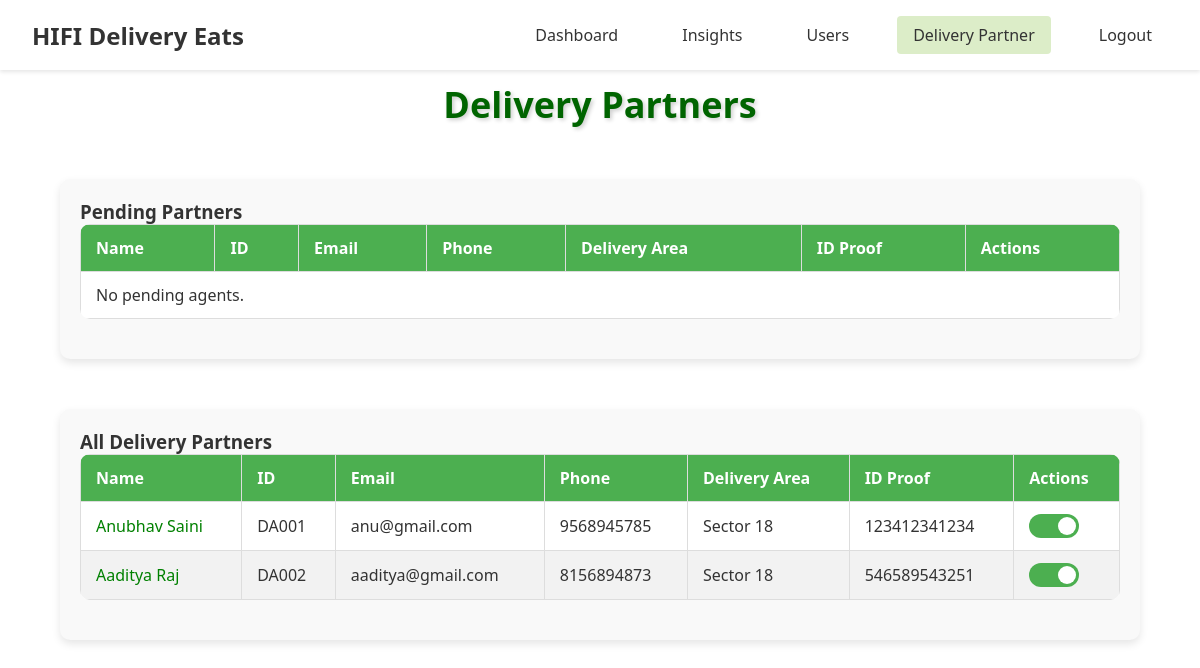
The app's page /admin/delivery_partner (signed in), older data.
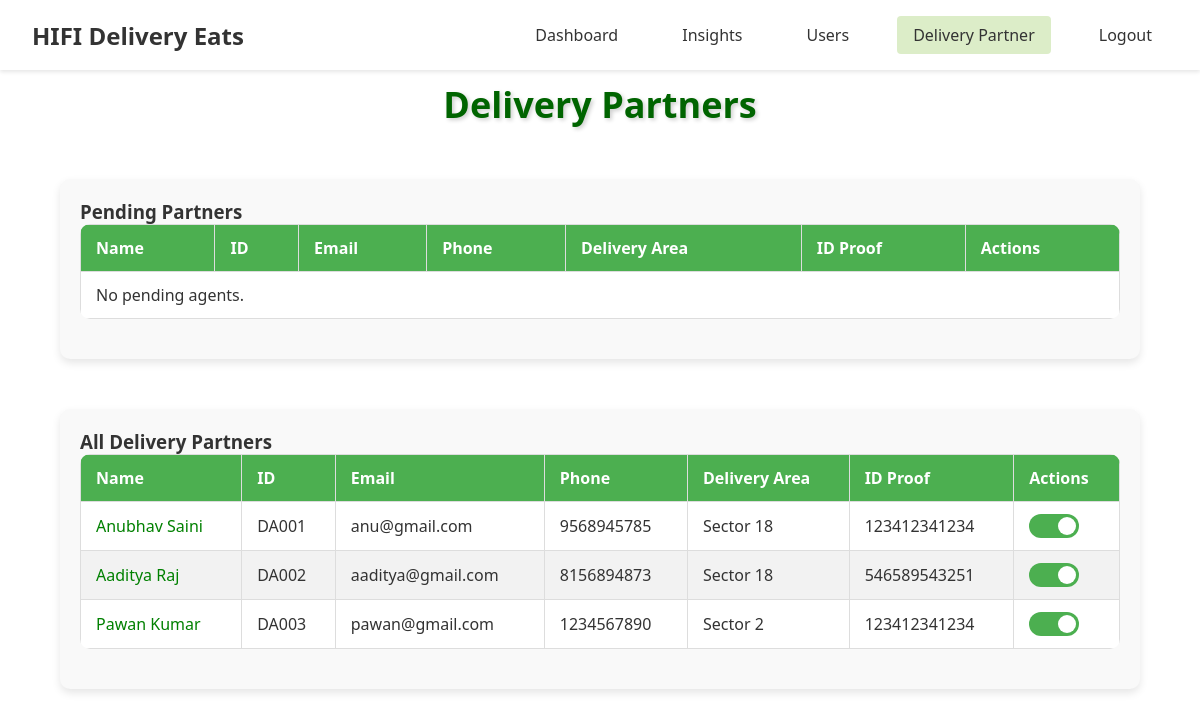
The same page, newer data.
### models.py (models this page shows, shortened)
class BaseModel(db.Model):
    __abstract__ = True
    PREFIX = None  # each child model must set this

class DeliveryAgent(UserMixin, BaseModel):
    __tablename__ = 'delivery_agent'
    PREFIX = 'DA'
    delivery_agent_id = db.Column(db.String(10), primary_key=True)
    username = db.Column(db.String(100))
    email = db.Column(db.String(100), unique=True)
    phone = db.Column(db.Integer, unique=True, nullable=False)
    password = db.Column(db.String(100), nullable=False)
    image = db.Column(db.String(255), nullable=True, server_default='')
    bio = db.Column(db.Text, nullable=True, server_default='')
    delivery_area = db.Column(db.String(100), nullable=False)
    available_slots = db.Column(db.Boolean, nullable=False, default=True)
    id_proof = db.Column(db.String(12), nullable=False, server_default='')
    is_approved = db.Column(db.Boolean, nullable=False, server_default='0')
    is_active = db.Column(db.Boolean, nullable=False, server_default='1')
    earnings = db.relationship("Earnings", back_populates="delivery_agent")
    delivery_feedbacks = db.relationship("DeliveryFeedback", back_populates="delivery_agent")
    deliveries = db.relationship("Order", back_populates="delivery_agent", foreign_keys="Order.delivery_agent_id")

### routes/admin_routes.py (the view)
    @app.route('/admin/delivery_partner')
    @login_required
    def delivery_partner():
        pending_agents = DeliveryAgent.query.filter_by(is_approved=False).all()
        accepted_agents = DeliveryAgent.query.filter_by(is_approved=True).all()
        return render_template(
            'admin/delivery_partner.html',
            pending_agents=pending_agents,
            accepted_agents=accepted_agents
        )

### templates/admin/delivery_partner.html (shortened to what this page needs)
{% extends 'admin/index.html' %}
{% block css %}
  <link
    rel="stylesheet"
    href="{{ url_for('static', filename='css/admin/delivery_partner.css') }}"
  />
{% endblock css %}
{% block content %}
<h2>Delivery Partners</h2>
<div class="table-container">
  <h3>Pending Partners</h3>
  <table>
    <thead>
      <tr>
        <th>Name</th>
        <th>ID</th>
        <th>Email</th>
        <th>Phone</th>
        <th>Delivery Area</th>
        <th>ID Proof</th>
        <th>Actions</th>
      </tr>
    </thead>
    <tbody id="userList">
      {% for agent in pending_agents %}
      <tr id="user-{{ agent.delivery_agent_id }}">
        <td>{{ agent.username }}</td>
        <td>{{ agent.delivery_agent_id }}</td>
        <td>{{ agent.email }}</td>
        <td>{{ agent.phone }}</td>
        <td>{{ agent.delivery_area }}</td>
        <td>{{ agent.id_proof }}</td>
        <td>
          <button class="accept" onclick="handleAccept('{{ agent.delivery_agent_id }}')">
            Accept
          </button>
          <button class="reject" onclick="handleReject('{{ agent.delivery_agent_id }}')">
            Reject
          </button>
        </td>
      </tr>
      {% else %}
      <tr>
        <td colspan="7">No pending agents.</td>
      </tr>
      {% endfor %}
    </tbody>
  </table>
</div>
<div class="table-container">
  <h3>All Delivery Partners</h3>
  <table>
    <thead>
      <tr>
        <th>Name</th>
        <th>ID</th>
        <th>Email</th>
        <th>Phone</th>
        <th>Delivery Area</th>
        <th>ID Proof</th>
        <th>Actions</th>
      </tr>
    </thead>
    <tbody id="acceptedAgentsList">
      {% for agent in accepted_agents %}
      <tr id="user-{{ agent.delivery_agent_id }}">
        <td style="color: {% if not agent.is_active %}red{% else %}green{% endif %};">
          {{ agent.username }}
        </td>
        <td>{{ agent.delivery_agent_id }}</td>
        <td>{{ agent.email }}</td>
        <td>{{ agent.phone }}</td>
        <td>{{ agent.delivery_area }}</td>
        <td>{{ agent.id_proof }}</td>
        <td>
          <label class="switch">
            <span class="slider"></span>
          </label>
        </td>
      </tr>
      {% else %}
      <tr>
        <td colspan="7">No accepted agents.</td>
      </tr>
      {% endfor %}
    </tbody>
  </table>
</div>
{% endblock content %}

### templates/admin/index.html (shortened to what this page needs)
<!DOCTYPE html>
<html lang="en">
<head>
  <link rel="stylesheet" href="{{ url_for('static', filename='css/admin/admin.css') }}">
  {% block css %}
  {% endblock css %}
</head>
<body>
  <header class="header">
    <div class="logo">HIFI Delivery Eats</div>
    <nav class="nav-menu">
      <a href="{{ url_for('admin') }}" class="{% if request.endpoint == 'admin' %}active{% endif %}">Dashboard</a>
      <a href="{{url_for('insights') }}" class="{% if request.endpoint == 'orders' %}active{% endif %}">Insights</a>
      <a href="#" class="{% if request.endpoint == 'users' %}active{% endif %}">Users</a>
      <a href="{{ url_for('delivery_partner') }}" class="{% if request.endpoint == 'delivery_partner' %}active{% endif %}">Delivery Partner</a>
      <a href="{{ url_for('employee_logout') }}">Logout</a>
    </nav>
  </header>
  <main>
    <section class="dashboard-content">
      {% block content %}{% endblock content %}
    </section>
  </main>
</body>
</html>

### static/css/admin/admin.css (style rules this page uses)
* { margin: 0; padding: 0; box-sizing: border-box; font-family: 'Segoe UI', Tahoma, Geneva, Verdana, sans-serif; }
:root { --primary-green: #50b341; --light-green: #DCEDC8; --white: #ffffff; --text-dark: #333333; }
body { background-color: var(--white); color: var(--text-dark); }
.header { position: fixed; top: 0; left: 0; width: 100%; z-index: 1000; display: flex; justify-content: space-between; align-items: center; padding: 1rem 2rem; background-color: var(--white); box-shadow: 0 2px 4px rgba(0,0,0,0.1); }
.logo { font-size: 1.5rem; font-weight: bold; color: var(--text-dark); }
.nav-menu { display: flex; gap: 2rem; }
.nav-menu a { text-decoration: none; color: var(--text-dark); padding: 0.5rem 1rem; border-radius: 4px; transition: background-color 0.3s; }
.nav-menu a:hover, .nav-menu a.active { background-color: var(--light-green); }
.container, main { margin-top: 80px; }

### static/css/admin/delivery_partner.css (style rules this page uses)
h2 { color: darkgreen; text-align: center; margin-bottom: 10px; font-size: 36px; font-weight: bold; text-shadow: 2px 2px 4px rgba(0, 0, 0, 0.2); transition: text-shadow 0.3s ease-in-out; margin-top: 1rem; }
.table-container { margin: 50px auto; padding: 20px; border-radius: 10px; box-shadow: 0 4px 8px rgba(0, 0, 0, 0.1); background-color: #f9f9f9; width: 90%; max-width: 1200px; }
table { width: 100%; border-collapse: collapse; margin-bottom: 20px; background-color: #fff; border-radius: 10px; overflow: hidden; }
th, td { border: 1px solid #ddd; padding: 12px 15px; text-align: left; }
th { background-color: #4CAF50; color: white; }
tbody tr:nth-child(even) { background-color: #f2f2f2; }
.switch { position: relative; display: inline-block; width: 50px; height: 24px; }
.slider { position: absolute; cursor: pointer; top: 0; left: 0; right: 0; bottom: 0; background-color: #ccc; transition: .4s; border-radius: 24px; }
.slider:before { position: absolute; content: ""; height: 18px; width: 18px; left: 3px; bottom: 3px; background-color: white; transition: .4s; border-radius: 50%; }
input:checked + .slider { background-color: #4caf50; }
input:checked + .slider:before { transform: translateX(26px); }

Row changes from the older to the newer data that the page shows:
added DeliveryAgent: username "Pawan Kumar", delivery_agent_id "DA003", email "pawan@gmail.com", phone "1234567890", delivery_area "Sector 2", id_proof "123412341234"
